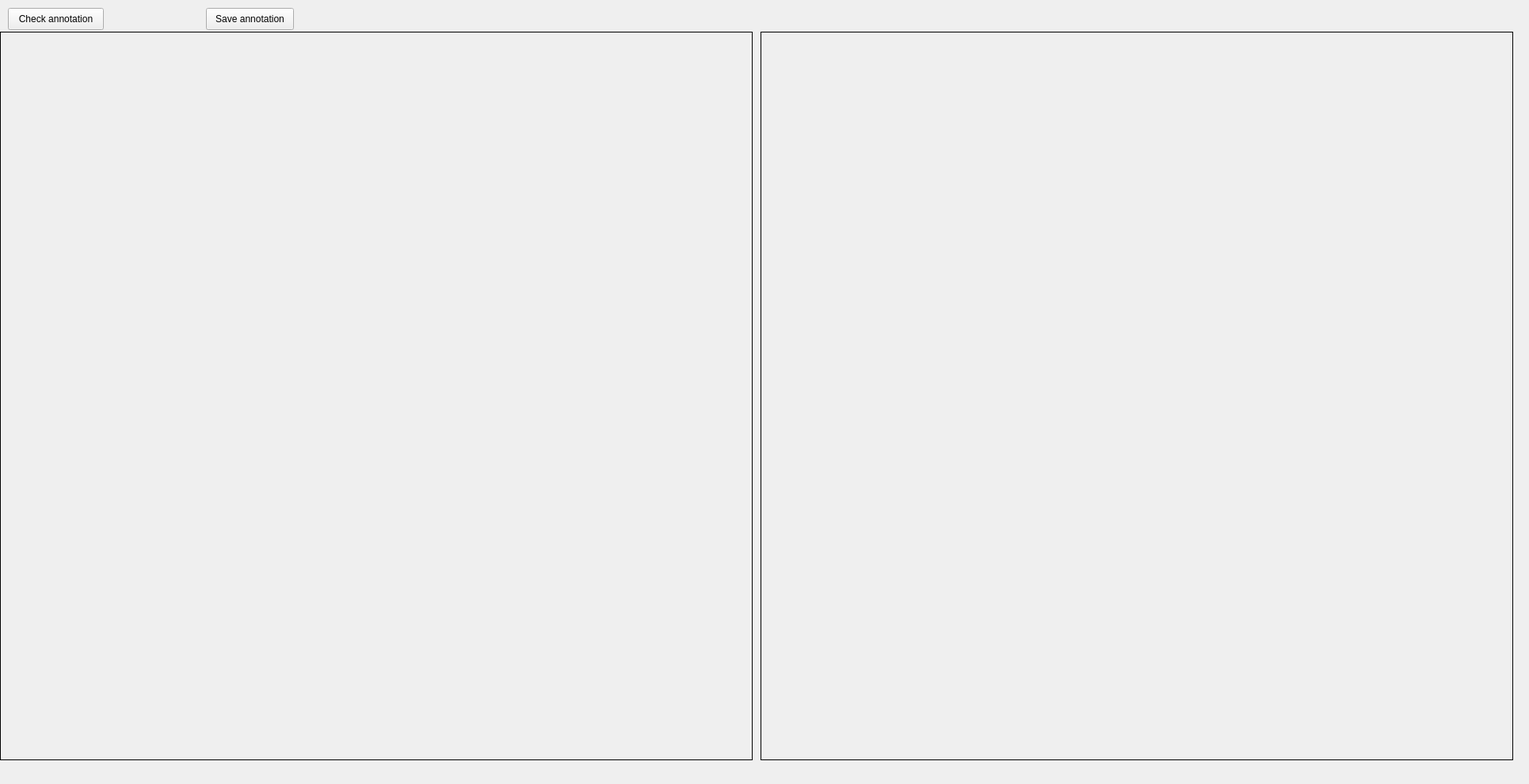
    <widget class="QWidget" name="tab_4">
     <attribute name="title">
      <string>Save annotation</string>
     </attribute>
     <widget class="QLabel" name="original_image_display">
      <property name="geometry">
       <rect>
        <x>0</x>
        <y>40</y>
        <width>950</width>
        <height>920</height>
       </rect>
      </property>
      <property name="frameShape">
       <enum>QFrame::Box</enum>
      </property>
      <property name="text">
       <string/>
      </property>
     </widget>
     <widget class="QPushButton" name="check_annotation_button">
      <property name="geometry">
       <rect>
        <x>10</x>
        <y>10</y>
        <width>121</width>
        <height>28</height>
       </rect>
      </property>
      <property name="text">
       <string>Check annotation</string>
      </property>
     </widget>
     <widget class="QLabel" name="segmentation_mask_display">
      <property name="geometry">
       <rect>
        <x>960</x>
        <y>40</y>
        <width>950</width>
        <height>920</height>
       </rect>
      </property>
      <property name="frameShape">
       <enum>QFrame::Box</enum>
      </property>
      <property name="text">
       <string/>
      </property>
     </widget>
     <widget class="QPushButton" name="save_annotation_button">
      <property name="geometry">
       <rect>
        <x>260</x>
        <y>10</y>
        <width>111</width>
        <height>28</height>
       </rect>
      </property>
      <property name="text">
       <string>Save annotation</string>
      </property>
     </widget>
     <widget class="QLabel" name="label_33">
      <property name="geometry">
       <rect>
        <x>0</x>
        <y>0</y>
        <width>1921</width>
        <height>981</height>
       </rect>
      </property>
      <property name="text">
       <string/>
      </property>
      <property name="pixmap">
       <pixmap>images/1.jpg</pixmap>
      </property>
      <property name="scaledContents">
       <bool>true</bool>
      </property>
     </widget>
     <zorder>label_33</zorder>
     <zorder>original_image_display</zorder>
     <zorder>check_annotation_button</zorder>
     <zorder>segmentation_mask_display</zorder>
     <zorder>save_annotation_button</zorder>
    </widget>
